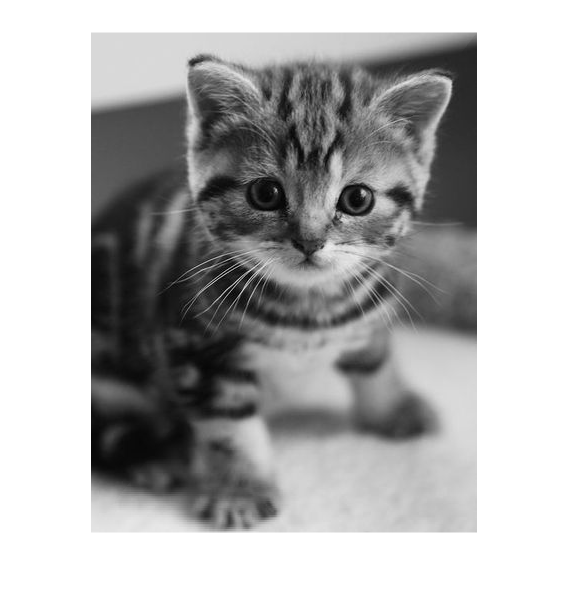
%> input picture actividad-4.1/imagenes/gatito-BN.png, 570 x 614 px
$ octave act41.m   (GNU Octave 9; MATLAB toolbox functions it lacks are replaced by stand-ins)
%> lines starting %> are read from the running program, lines starting %| are printed output that depends on the picture
close all
clear all
I = imread('./imagenes/gatito-BN.png');
%> I is the input picture: size 614x570x3 uint8; min 0, max 255, mean 178.2
% Asegurar trabajar en escala de grises
[r,c,d]=size(I);
%> r = 614; c = 570; d = 3
if d>1
    I=rgb2gray(I);
%> I: size 614x570 uint8
end

I=double(I);
%> I: size 614x570 double
f=input('Introduce el filtro deseado: 1-Motion, 2-Average, 3-Disk, 4-Gaussian, 5-Laplaciano, 6-Prewitt(H), 7-Prewitt(V), 8-Sobel(H) y 9-Sobel(V): ');
%> the answer given: 1
if f==1
    l=input('Introduce la longitud de FM: ');
%> the answer given: 3
    th=input('Introduce el ángulo de FM: ');
%> the answer given: 3
    h = fspecial('motion', l, th); %len y theta
elseif f==2
    l=input('Introduce la tamaño de FA: ');
    h=fspecial('average', l); % hsize
elseif f==3
    ra=input('Introduce el radio de FD: ');
    h = fspecial('disk', ra); %radius
elseif f==4
    l=input('Introduce la longitud de FG: ');
    s=input('Introduce sigma (0-1) de FG: ');
    h=fspecial('gaussian', l, s); %hsize, sigma
elseif f==5
    a=input('Introduce alpha (0-1) de FL: ');
    h = fspecial('laplacian', a); %alpha
elseif f==6
    h = fspecial('prewitt');
    b = h;
elseif f==7
    h = fspecial('prewitt');
    h=h';
    a = h;
elseif f==8
    h = fspecial('sobel');
elseif f==9
    h = fspecial('sobel');
    h=h';
end

If=fftshift(fft2(I));
H=fft2(h,r,c);
H=fftshift(H);
Ifc=If.*H;

Ift=real(ifft2(fftshift(Ifc)));
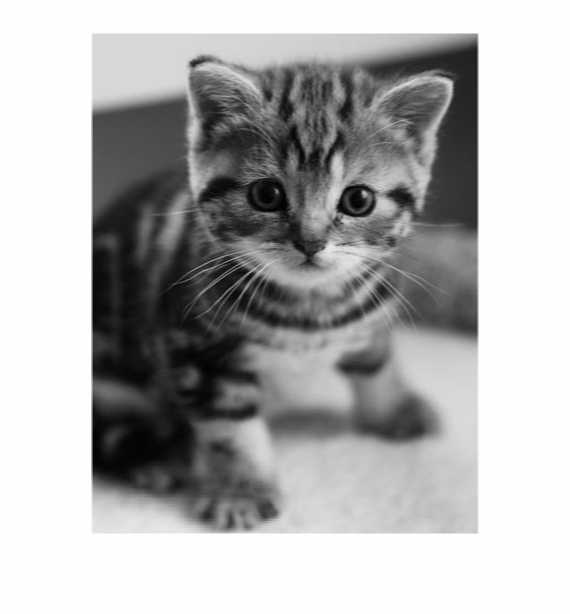
%> Ift: size 614x570 double; min 4.08, max 255, mean 178.2; drawn with min black and max white

figure, imshow([I,uint8(Ift)]);  title('Imagen Original y Filtrada');
%> after `imshow([I,uint8(Ift)])`:
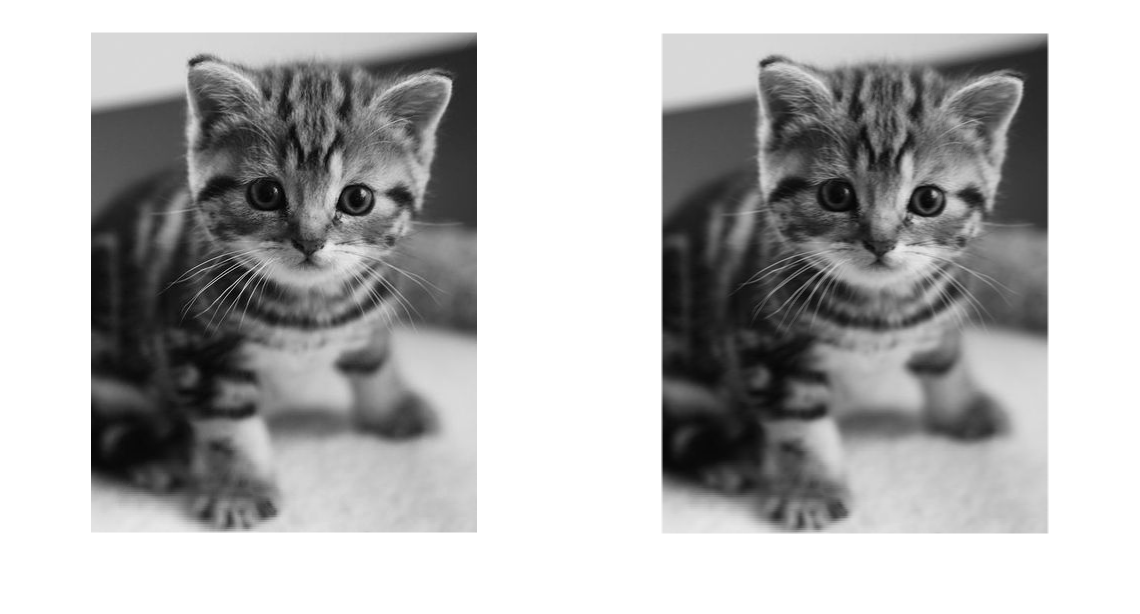
%> displayed picture: size 614x1140, on the screen's scale of 0 to 255; min 0, max 255, mean 178.2
k = uint8(Ift);

figure, subplot(3,1,1), imshow(log(abs(If)+1),[]), title('log(EA) de la Imagen')
%> after `imshow(log(abs(If)+1),[])`:
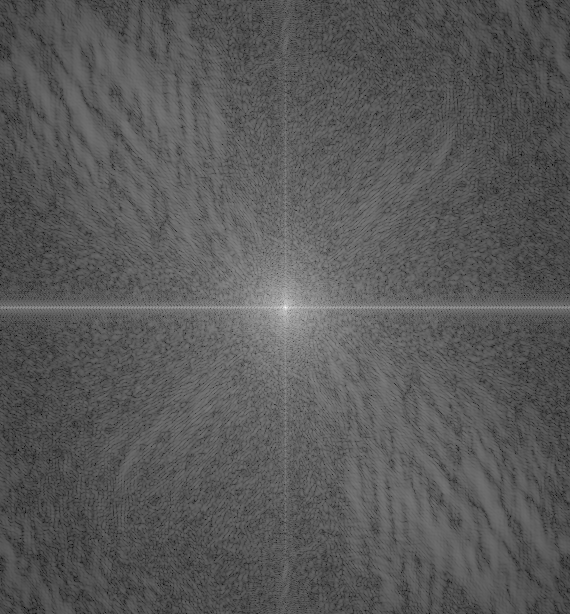
%> displayed picture: size 614x570, on the screen's scale of 0 to 255; min 0, max 255, mean 88.7
subplot(3,1,2), imshow(log(abs(H)+1),[]), title('log(EA) de H')
subplot(3,1,3), imshow(log(abs((Ifc))+1),[]), title('log(EA) Imagen degradada')
%> after `imshow(log(abs((Ifc))+1),[])`:
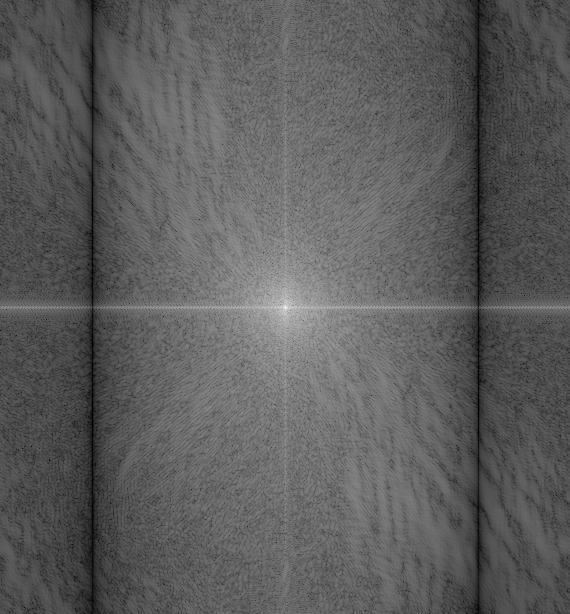
%> displayed picture: size 614x570, on the screen's scale of 0 to 255; min 0, max 255, mean 92.4
%> after `title('log(EA) Imagen degradada')`:
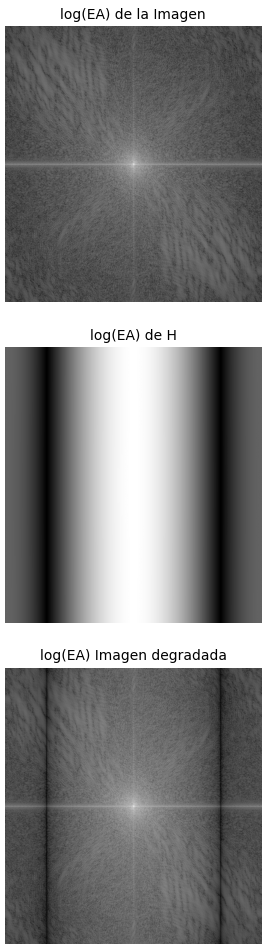
%> figure redrawn from the program's plot data, 3 panels

figure, subplot(3,1,1), colormap hsv, mesh(log(abs((If))+1)), title('EA de imagen original');
subplot(3,1,2), colormap hsv, mesh(abs(H)), title('EA de H');
subplot(3,1,3), colormap hsv, mesh(log(abs((Ifc))+1)), title('EA de imagen degradada');
%> after `title('EA de imagen degradada')`:
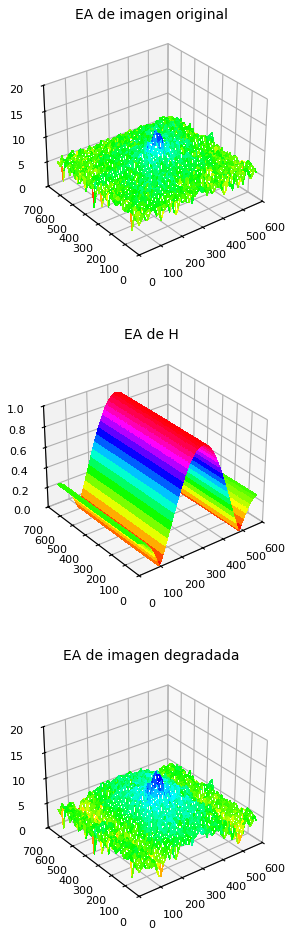
%> figure redrawn from the program's plot data, 3 panels

$ run again, with actividad-4.1/imagenes/example.png copied over actividad-4.1/imagenes/gatito-BN.png
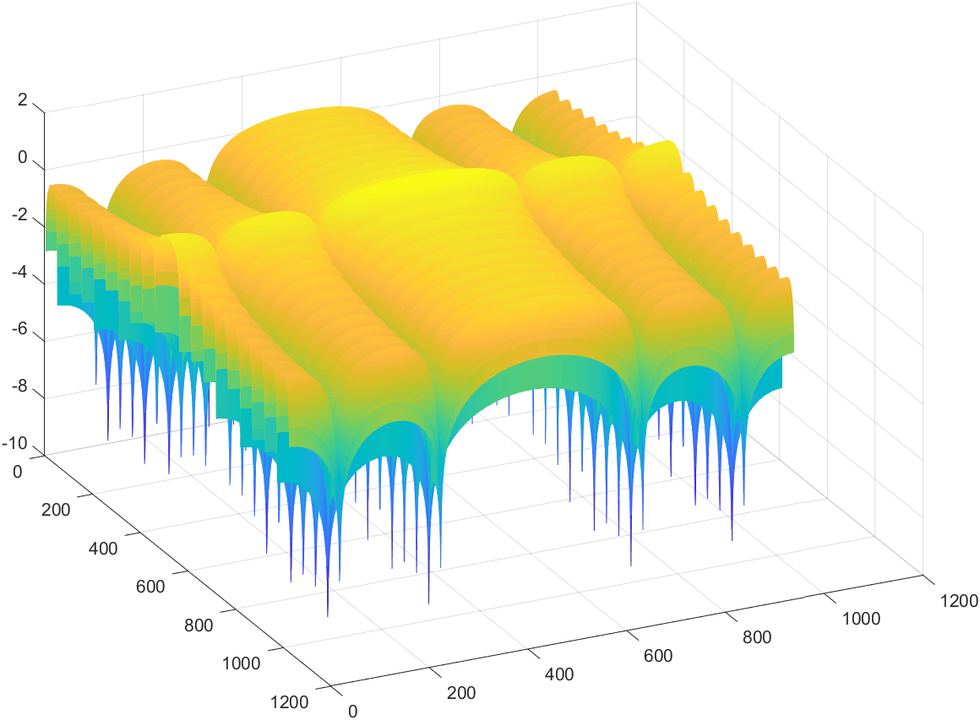
%> input picture actividad-4.1/imagenes/example.png, 980 x 720 px, shrunk from 1160 x 853 before the run
%> I is the input picture: size 720x980x3 uint8; mean R, G, B 233.4, 235.4, 202.3
%> `title('log(EA) Imagen degradada')`:
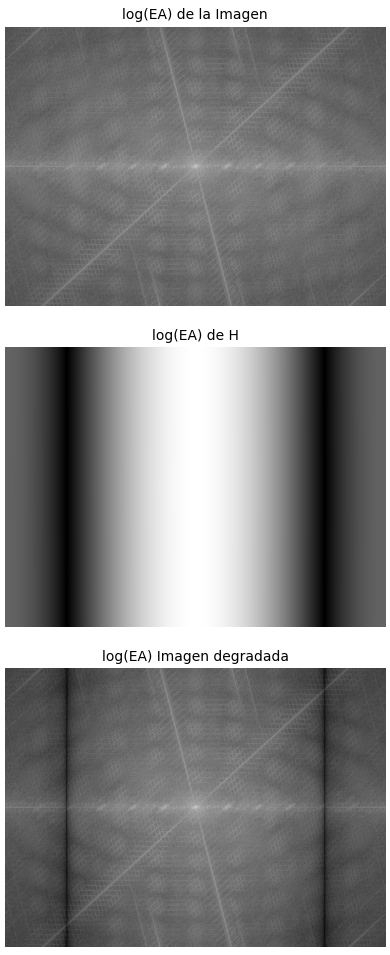
%> figure redrawn from the program's plot data, 3 panels
%> `title('EA de imagen degradada')`:
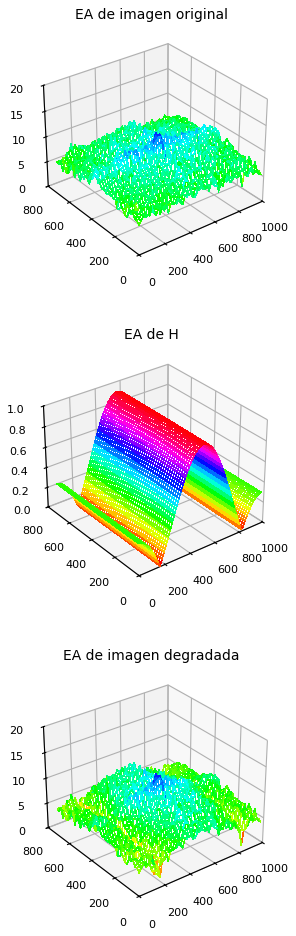
%> figure redrawn from the program's plot data, 3 panels

$ run again, with actividad-4.1/imagenes/prewit 6.png copied over actividad-4.1/imagenes/gatito-BN.png
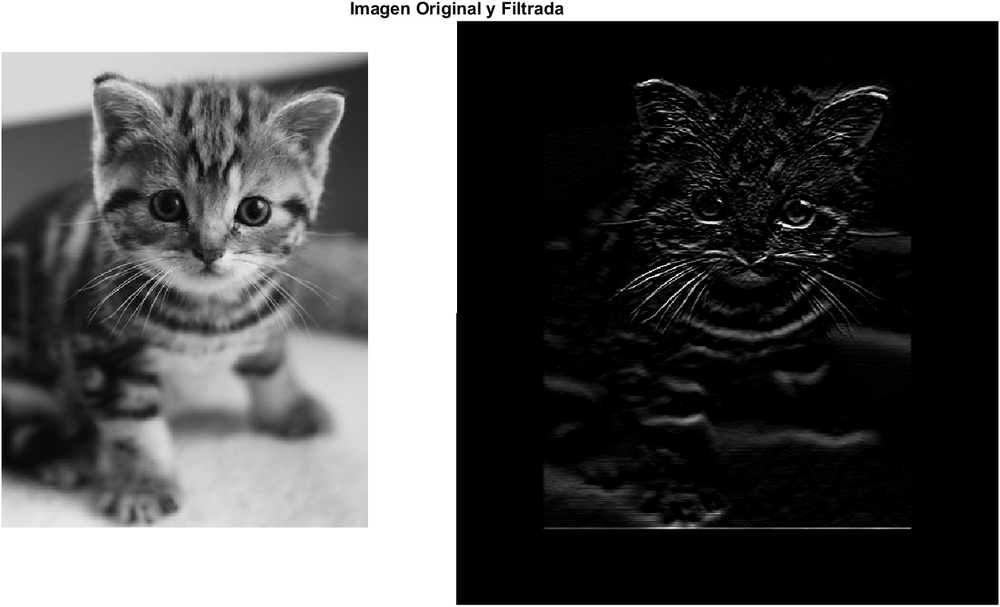
%> input picture actividad-4.1/imagenes/prewit 6.png, 1000 x 607 px, shrunk from 1315 x 798 before the run
%> I is the input picture: size 607x1000x3 uint8; min 0, max 255, mean 84.9
%> `title('log(EA) Imagen degradada')`:
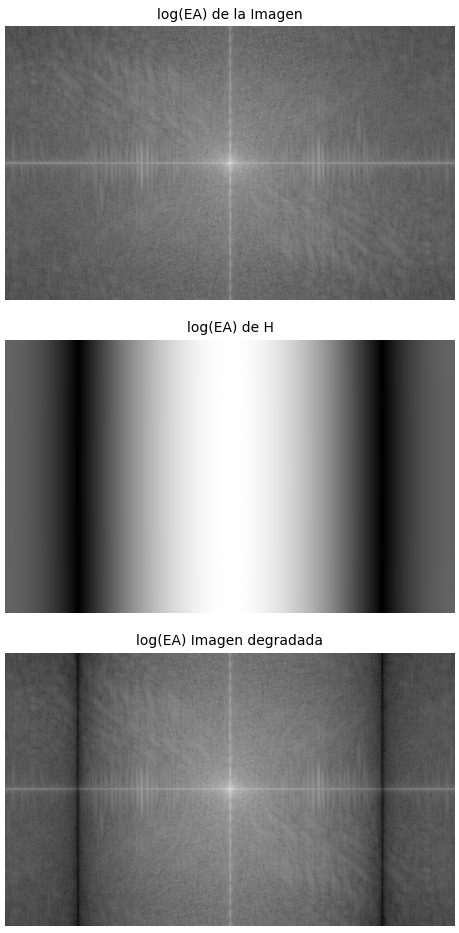
%> figure redrawn from the program's plot data, 3 panels
%> `title('EA de imagen degradada')`:
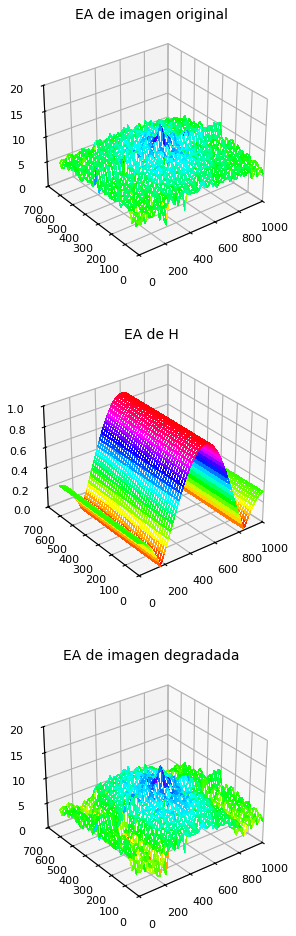
%> figure redrawn from the program's plot data, 3 panels
